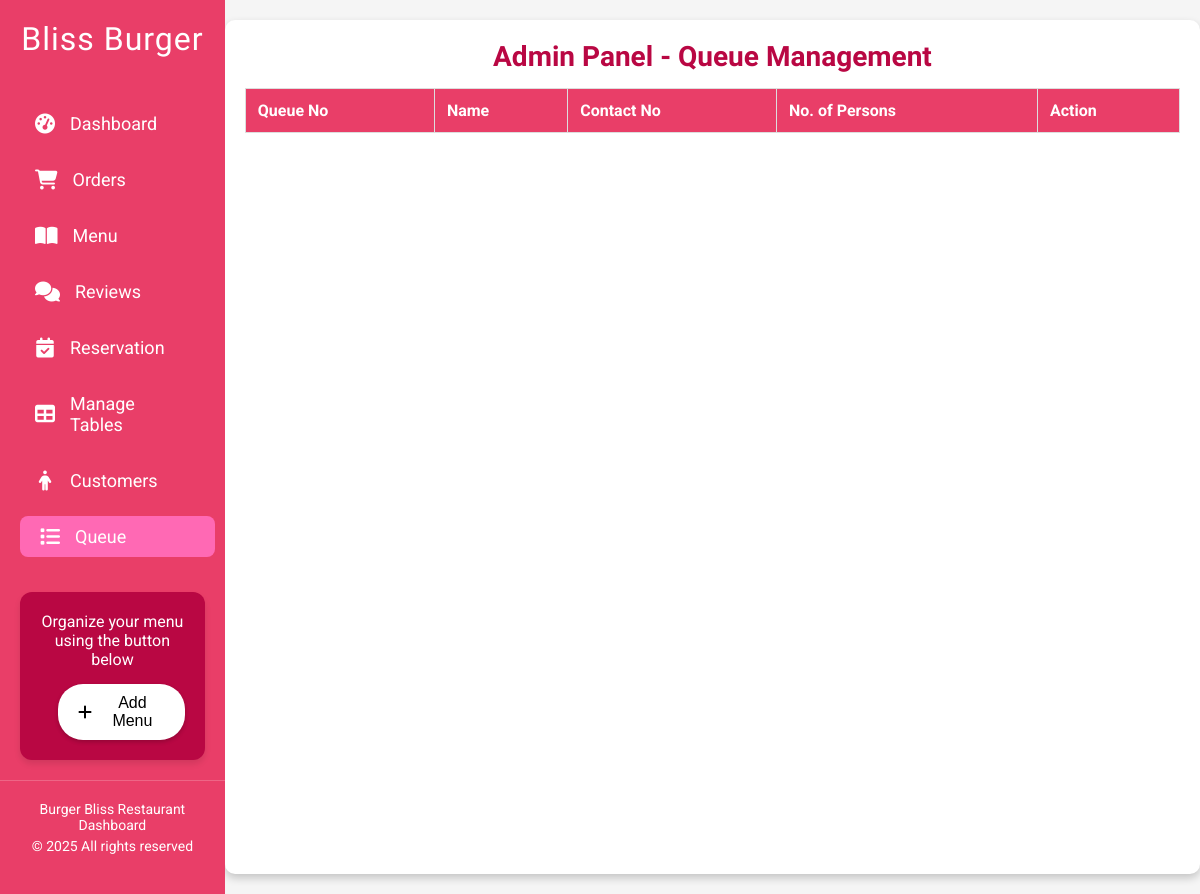
The app's page /php_admin/admin_queue.php, older data.
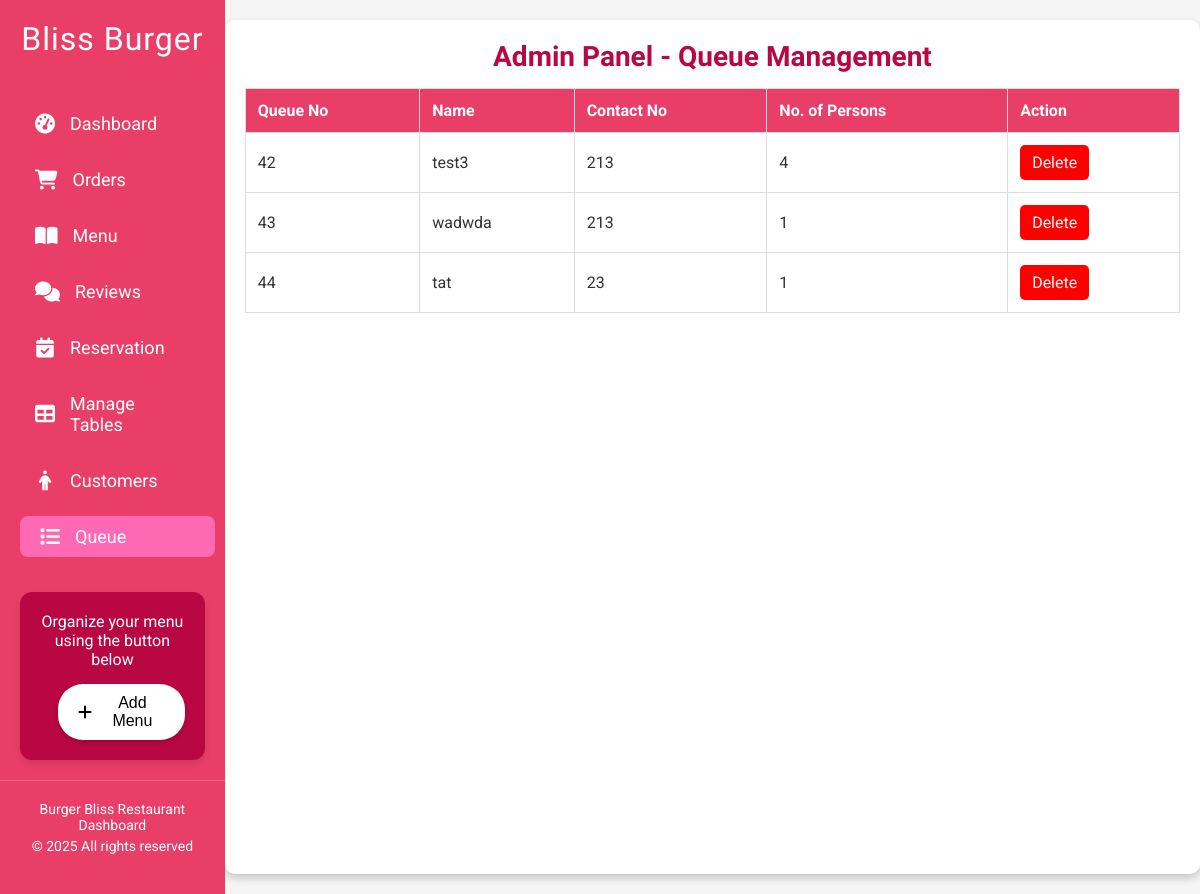
The same page, newer data.
### tables this page shows
CREATE TABLE `queuedetails` (
  `id` int(11) NOT NULL,
  `name` varchar(255) NOT NULL,
  `contact_number` varchar(20) NOT NULL,
  `number_of_persons` int(11) NOT NULL,
  `groups` int(11) NOT NULL
);

### php/server-queue.php (called while the page is built, shortened)
<?php
$host = 'localhost';
$user = 'root';
$password = '';
$database = 'restaurant_food';
$port = 3306;
$db = mysqli_connect($host, $user, $password, $database, $port);
function getAllQueueRecords() {
    global $db;
    $sql = "SELECT * FROM QueueDetails ORDER BY groups ASC";
    return mysqli_query($db, $sql);
}
?>

### php_admin/admin_queue.php (the view, shortened to what this page needs)
<?php
include '../php/server-queue.php';
$queueRecords = getAllQueueRecords();
?>
<!DOCTYPE html>
<html lang="en">
<head>
</head>
<body>
    <?php include "admin_navbar.php"?>
    <div class="container">
        <h1>Admin Panel - Queue Management</h1>
        <table>
            <tr>
                <th>Queue No</th>
                <th>Name</th>
                <th>Contact No</th>
                <th>No. of Persons</th>
                <th>Action</th>
            </tr>
            <?php while ($row = mysqli_fetch_assoc($queueRecords)): ?>
                <tr>
                    <td><?= $row['id'] ?></td>
                    <td><?= htmlspecialchars($row['name']) ?></td>
                    <td><?= htmlspecialchars($row['contact_number']) ?></td>
                    <td><?= $row['number_of_persons'] ?></td>
                    <td>
                        <a href="server.php?del=<?= $row['id'] ?>" class="delete-btn">Delete</a>
                    </td>
                </tr>
            <?php endwhile; ?>
        </table>
    </div>
</body>
</html>

### php_admin/admin_navbar.php (shortened to what this page needs)
<?php
$current_page = basename($_SERVER['SCRIPT_NAME'], ".php");
?>
<!DOCTYPE html>
<html lang="en">
<head>
    <link rel="stylesheet" href="https://cdnjs.cloudflare.com/ajax/libs/font-awesome/6.4.0/css/all.min.css"/>
    <link rel="stylesheet" href="../css/admin_navbar.css">
</head>
<body>
    <nav class="sidebar">
        <div class="logo">
            <a href="../php/index.php">Bliss Burger</a>
        </div>
        <ul class="nav-items">
            <li><a href="admin_dashboard.php" class="<?php echo ($current_page == 'admin_dashboard') ? 'active' : ''; ?>" title="Dashboard"><i class="fa-solid fa-tachometer-alt" aria-hidden="true"></i>Dashboard</a></li>
            <li><a href="admin_orders.php" class="<?php echo ($current_page == 'admin_orders') ? 'active' : ''; ?>" title="Orders"><i class="fa-solid fa-shopping-cart" aria-hidden="true"></i>Orders</a></li>
            <li><a href="admin_menu.php" class="<?php echo ($current_page == 'admin_menu') ? 'active' : ''; ?>" title="Menu"><i class="fa-solid fa-book-open" aria-hidden="true"></i>Menu</a></li>
            <li><a href="admin_reviews.php" class="<?php echo ($current_page == 'admin_reviews') ? 'active' : ''; ?>" title="Reviews"><i class="fa-solid fa-comments" aria-hidden="true"></i>Reviews</a></li>
            <li><a href="admin_reservation.php" class="<?php echo ($current_page == 'admin_reservation') ? 'active' : ''; ?>"title="Reservation"><i class="fa-solid fa-calendar-check" aria-hidden="true"></i>Reservation</a></li>
            <li><a href="admin_table.php" class="<?php echo ($current_page == 'admin_table') ? 'active' : ''; ?>" title="Tables"><i class="fa-solid fa-table" aria-hidden="true"></i>Manage Tables</a></li>
            <li><a href="admin_users.php" class="<?php echo ($current_page == 'admin_users') ? 'active' : ''; ?>" title="Customers"><i class="fa-solid fa-person" aria-hidden="true"></i>Customers</a></li>
            <li><a href="admin_queue.php" class="<?php echo ($current_page == 'admin_queue') ? 'active' : ''; ?>" title="Queue"><i class="fa-solid fa-list" aria-hidden="true"></i>Queue</a></li>
        </ul>
        <div class="add-menu-box">
            <p>Organize your menu using the button below</p>
            <button onclick="window.location.href='admin_menu.php'"><i class="fa-solid fa-plus"></i> Add Menu</button>
        </div>
        <div class="footer">
            <p>Burger Bliss Restaurant Dashboard</p>
            <p>&copy; 2025 All rights reserved</p>
        </div>
    </nav>
</body>
</html>

### css/admin_navbar.css (style rules this page uses)
* { margin: 0; padding: 0; box-sizing: border-box; }
:root { --sidebar-bg: #e93e68; --sidebar-hover: #ff69b4; --button-bg: #ffffff; --button-hover: #ff1493; --font-primary: 'Roboto', sans-serif; --font-secondary: 'Lobster', cursive; --text-color: #ffffff; --accent-color: #b90743; --transition-speed: 0.3s; --box-shadow: 0 4px 6px rgba(0, 0, 0, 0.1); }
body { font-family: var(--font-primary); display: flex; min-height: 100vh; background-color: #f5f5f5; animation: fadeIn 1s ease-in-out; }
.sidebar { width: 250px; background-color: var(--sidebar-bg); display: flex; flex-direction: column; justify-content: space-between; padding: 20px 0; transition: width var(--transition-speed); animation: slideIn 0.5s forwards; }
.logo { text-align: center; margin-bottom: 30px; opacity: 0; animation: fadeIn 1s ease-in-out forwards; animation-delay: 0.3s; }
.logo a { font-family: var(--font-secondary); font-size: 32px; color: var(--text-color); letter-spacing: 1px; text-decoration: none; }
.nav-items { list-style: none; padding: 0; margin: 0; }
.nav-items li { margin: 15px 15px; opacity: 0; transform: translateX(-20px); animation: navItemSlideIn 0.5s forwards; }
.nav-items li:nth-child(1) { animation-delay: 0.5s; }
.nav-items li:nth-child(2) { animation-delay: 0.6s; }
.nav-items li:nth-child(3) { animation-delay: 0.7s; }
.nav-items li:nth-child(4) { animation-delay: 0.8s; }
.nav-items li:nth-child(5) { animation-delay: 0.9s; }
.nav-items li:nth-child(6) { animation-delay: 1s; }
.nav-items li:nth-child(7) { animation-delay: 1.1s; }
.nav-items li:nth-child(8) { animation-delay: 1.2s; }
.nav-items li a { text-decoration: none; color: var(--text-color); font-size: 18px; display: flex; align-items: center; padding: 10px 20px; transition: background var(--transition-speed), transform var(--transition-speed); border-radius: 8px; position: relative; }
.nav-items li a.active { background-color: var(--sidebar-hover); transform: translateX(5px); }
.nav-items li a i { margin-right: 15px; min-width: 20px; text-align: center; font-size: 20px; transition: transform var(--transition-speed); }
.add-menu-box { text-align: center; padding: 20px; background-color: var(--accent-color); border-radius: 12px; margin: 20px; box-shadow: var(--box-shadow); opacity: 0; transform: scale(0.9); animation: addMenuBoxFadeIn 0.5s forwards; animation-delay: 1.1s; }
.add-menu-box p { font-size: 16px; margin-bottom: 15px; color: var(--text-color); transition: color var(--transition-speed); }
.add-menu-box button { background-color: var(--button-bg); color: #000; border: none; padding: 10px 20px; border-radius: 25px; margin-left: 18px; cursor: pointer; font-size: 16px; display: flex; align-items: center; justify-content: center; transition: background var(--transition-speed), transform var(--transition-speed), box-shadow var(--transition-speed); box-shadow: 0 2px 4px rgba(0, 0, 0, 0.2); }
.add-menu-box button i { margin-right: 8px; transition: transform var(--transition-speed); }
.footer { text-align: center; padding: 15px 10px; font-size: 14px; color: var(--text-color); background-color: var(--sidebar-bg); border-top: 1px solid rgba(255, 255, 255, 0.2); opacity: 0; animation: footerFadeIn 0.5s forwards; animation-delay: 1.3s; }
.footer p { margin: 5px 0; }

### php_admin/admin_queue.php (style rules this page uses)
body { font-family: Arial, sans-serif; background-size: cover; color: white; }
.container { background: white; color: #333; padding: 20px; border-radius: 10px; box-shadow: 0px 4px 8px rgba(0, 0, 0, 0.2); width: 90%; margin: 20px auto; text-align: center; }
h1 { font-size: 28px; margin-bottom: 15px; font-family: 'Lobster', cursive; color: #b90743;; }
table { width: 100%; border-collapse: collapse; margin-top: 15px; }
th, td { padding: 12px; border: 1px solid #ddd; text-align: left; }
th { background: #e93e68; color: white; }
.delete-btn { background: red; color: white; padding: 8px 12px; border: none; cursor: pointer; border-radius: 5px; text-decoration: none; display: inline-block; }

Row changes from the older to the newer data that the page shows:
added queuedetails: id "42", name "test3", contact_number "213", number_of_persons "4"
added queuedetails: id "43", name "wadwda", contact_number "213", number_of_persons "1"
added queuedetails: id "44", name "tat", contact_number "23", number_of_persons "1"
